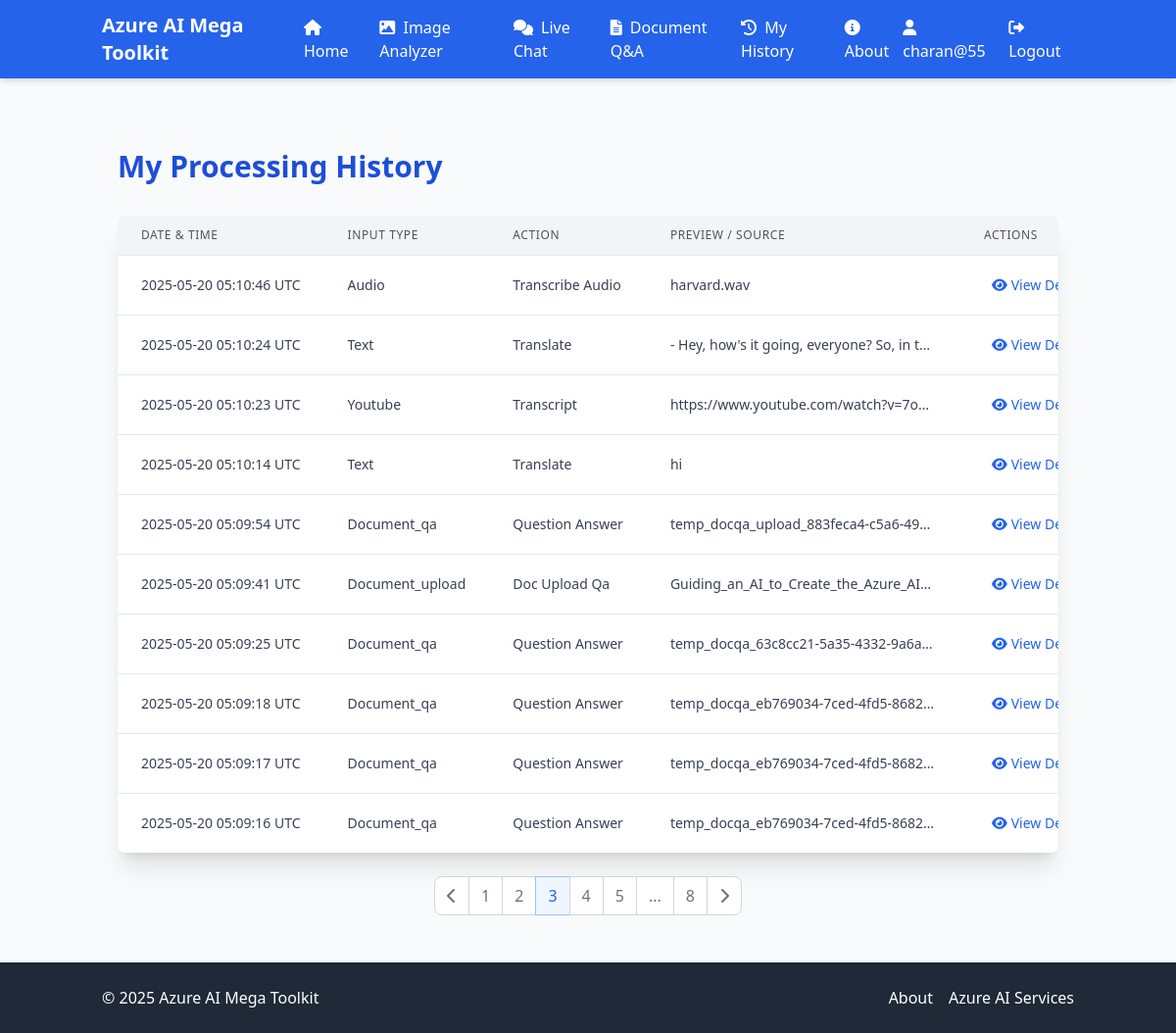
Screenshot of /my-summaries?page=3 (signed in) with the database file from the repository.
### app.py (models this page shows, shortened)
class User(UserMixin, db.Model):
    __tablename__ = 'user'
    id = db.Column(db.Integer, primary_key=True)
    username = db.Column(db.String(80), unique=True, nullable=False)
    password_hash = db.Column(db.String(256), nullable=False)
    summaries = db.relationship('Summary', backref='user', lazy='dynamic', cascade="all, delete-orphan")

class Summary(db.Model):
    __tablename__ = 'summary'
    id = db.Column(db.Integer, primary_key=True)
    input_type = db.Column(db.String(50), nullable=False)
    action_type = db.Column(db.String(50), nullable=False)
    original_content_preview = db.Column(db.Text, nullable=True)
    processed_content = db.Column(db.JSON, nullable=True)
    details_json = db.Column(db.JSON, nullable=True)
    timestamp = db.Column(db.DateTime, default=lambda: datetime.now(timezone.utc))
    user_id = db.Column(db.Integer, db.ForeignKey('user.id', ondelete='CASCADE'), nullable=False)
    def to_dict(self):
        return {'id': self.id, 'input_type': self.input_type, 'action_type': self.action_type,
                'original_content_preview': self.original_content_preview,
                'processed_content': self.processed_content, 'details_json': self.details_json,
                'timestamp': self.timestamp.isoformat() if self.timestamp else None, 'user_id': self.user_id}

### app.py (the view)
@app.route('/my-summaries')
@login_required
def my_summaries():
    page = request.args.get('page', 1, type=int); per_page = 10
    summaries_pagination_obj = db.session.query(Summary).filter_by(user_id=current_user.id)\
        .order_by(Summary.timestamp.desc()).paginate(page=page, per_page=per_page, error_out=False)
    summaries_list_for_json = []
    if summaries_pagination_obj:
        summaries_list_for_json = [s.to_dict() for s in summaries_pagination_obj.items]
    try:
        summaries_json_str = json.dumps(summaries_list_for_json)
    except TypeError as e:
        logger.error(f"Error serializing summaries for my_summaries page: {e}", exc_info=True)
        summaries_json_str = "[]"
    return render_template('my_summaries.html', summaries=summaries_pagination_obj, summaries_json=summaries_json_str)

### app.py (called while the page is built)
@login_manager.user_loader
def load_user(user_id: str) -> Optional[User]:
    try: return db.session.get(User, int(user_id))
    except Exception as e: logger.error(f"Failed to load user by ID: {user_id}", exc_info=True); return None

@app.context_processor
def inject_current_year(): return {'current_year': datetime.now(timezone.utc).year}

### templates/my_summaries.html (shortened to what this page needs)
{% extends "base.html" %}
{% block content %}
<div class="max-w-6xl mx-auto px-4 py-8">
    <div class="flex justify-between items-center mb-8">
        <h1 class="text-3xl font-bold text-blue-700">My Processing History</h1>
    </div>
    {% if summaries and summaries.items %}
    <div class="bg-white shadow-xl rounded-lg overflow-hidden">
        <div class="overflow-x-auto">
            <table class="min-w-full divide-y divide-gray-200">
                <thead class="bg-gray-100">
                    <tr>
                        <th scope="col" class="px-6 py-3 text-left text-xs font-medium text-gray-600 uppercase tracking-wider">
                            Date & Time
                        </th>
                        <th scope="col" class="px-6 py-3 text-left text-xs font-medium text-gray-600 uppercase tracking-wider">
                            Input Type
                        </th>
                        <th scope="col" class="px-6 py-3 text-left text-xs font-medium text-gray-600 uppercase tracking-wider">
                            Action
                        </th>
                        <th scope="col" class="px-6 py-3 text-left text-xs font-medium text-gray-600 uppercase tracking-wider">
                            Preview / Source
                        </th>
                        <th scope="col" class="px-6 py-3 text-left text-xs font-medium text-gray-600 uppercase tracking-wider">
                            Actions
                        </th>
                    </tr>
                </thead>
                <tbody class="bg-white divide-y divide-gray-200">
                    {% for summary_item in summaries.items %}
                    <tr class="hover:bg-gray-50 transition-colors duration-150">
                        <td class="px-6 py-4 whitespace-nowrap text-sm text-gray-700">
                            {{ summary_item.timestamp.strftime('%Y-%m-%d %H:%M:%S') if summary_item.timestamp else 'N/A' }} UTC
                        </td>
                        <td class="px-6 py-4 whitespace-nowrap text-sm text-gray-700">
                            {{ summary_item.input_type | default('N/A') | capitalize }}
                        </td>
                        <td class="px-6 py-4 whitespace-nowrap text-sm text-gray-700">
                            {{ summary_item.action_type.replace('_', ' ') | default('N/A') | title }}
                        </td>
                        <td class="px-6 py-4 text-sm text-gray-700 max-w-xs truncate" title="{{ summary_item.original_content_preview | default('') | escape }}">
                            {{ summary_item.original_content_preview | default('N/A') | truncate(80, True) | escape }}
                        </td>
                        <td class="px-6 py-4 whitespace-nowrap text-sm font-medium">
                            <button onclick="showSummaryDetailsModal({{ summary_item.id }})" class="text-blue-600 hover:text-blue-800 transition-colors duration-150 mr-3 focus:outline-none focus:ring-2 focus:ring-blue-500 rounded px-2 py-1">
                                <i class="fas fa-eye mr-1"></i>View Details
                            </button>
                        </td>
                    </tr>
                    {% endfor %}
                </tbody>
            </table>
        </div>
    </div>
    {% if summaries.pages > 1 %}
    <nav class="mt-8 flex justify-center" aria-label="Pagination">
        <ul class="inline-flex items-center -space-x-px">
            {% if summaries.has_prev %}
            <li>
                <a href="{{ url_for('my_summaries', page=summaries.prev_num) }}"
                   class="py-2 px-3 ml-0 leading-tight text-gray-500 bg-white rounded-l-lg border border-gray-300 hover:bg-gray-100 hover:text-gray-700">
                    <i class="fas fa-chevron-left"></i>
                </a>
            </li>
            {% endif %}
            {% for page_num in summaries.iter_pages(left_edge=1, right_edge=1, left_current=2, right_current=2) %}
                {% if page_num %}
                    {% if summaries.page == page_num %}
                    <li>
                        <a href="#" aria-current="page"
                           class="py-2 px-3 leading-tight text-blue-600 bg-blue-50 border border-blue-300 hover:bg-blue-100 hover:text-blue-700 z-10">
                            {{ page_num }}
                        </a>
                    </li>
                    {% else %}
                    <li>
                        <a href="{{ url_for('my_summaries', page=page_num) }}"
                           class="py-2 px-3 leading-tight text-gray-500 bg-white border border-gray-300 hover:bg-gray-100 hover:text-gray-700">
                            {{ page_num }}
                        </a>
                    </li>
                    {% endif %}
                {% else %}
                    {% if loop.revindex0 != 0 and loop.index0 != 0 %}
                        <li>
                            <span class="py-2 px-3 leading-tight text-gray-500 bg-white border border-gray-300">...</span>
                        </li>
                    {% endif %}
                {% endif %}
            {% endfor %}
            {% if summaries.has_next %}
            <li>
                <a href="{{ url_for('my_summaries', page=summaries.next_num) }}"
                   class="py-2 px-3 leading-tight text-gray-500 bg-white rounded-r-lg border border-gray-300 hover:bg-gray-100 hover:text-gray-700">
                    <i class="fas fa-chevron-right"></i>
                </a>
            </li>
            {% endif %}
        </ul>
    </nav>
    {% endif %}
    {% endif %}
</div>
{% endblock %}

### templates/base.html (shortened to what this page needs)
<!DOCTYPE html>
<html lang="en">
<head>
    <script src="https://cdn.tailwindcss.com"></script>
    <link rel="stylesheet" href="https://cdnjs.cloudflare.com/ajax/libs/font-awesome/6.0.0-beta3/css/all.min.css">
    <link rel="stylesheet" href="{{ url_for('static', filename='style.css') }}">
</head>
<body class="bg-gray-50 min-h-screen flex flex-col">
    <nav class="bg-blue-600 text-white shadow-md">
        <div class="container mx-auto px-4 py-3">
            <div class="flex justify-between items-center">
                <div class="flex items-center space-x-4">
                    <a href="{{ url_for('index') }}" class="text-xl font-bold">Azure AI Mega Toolkit</a>
                    <div class="hidden md:flex space-x-4">
                        <a href="{{ url_for('index') }}" class="hover:text-blue-200 transition">
                            <i class="fas fa-home mr-1"></i> Home
                        </a>
                        {% if current_user.is_authenticated %}
                        <a href="{{ url_for('image_analyzer_page') }}" class="hover:text-blue-200 transition">
                            <i class="fas fa-image mr-1"></i> Image Analyzer
                        </a>
                        <a href="{{ url_for('live_chat_page') }}" class="hover:text-blue-200 transition">
                            <i class="fas fa-comments mr-1"></i> Live Chat
                        </a>
                        <a href="{{ url_for('doc_qa_page') }}" class="hover:text-blue-200 transition">
                            <i class="fas fa-file-alt mr-1"></i> Document Q&A
                        </a>
                        <a href="{{ url_for('my_summaries') }}" class="hover:text-blue-200 transition">
                            <i class="fas fa-history mr-1"></i> My History
                        </a>
                        {% endif %}
                        <a href="{{ url_for('about') }}" class="hover:text-blue-200 transition">
                            <i class="fas fa-info-circle mr-1"></i> About
                        </a>
                    </div>
                </div>
                <div class="flex items-center space-x-4">
                    {% if current_user.is_authenticated %}
                    <span class="hidden md:inline">
                        <i class="fas fa-user mr-1"></i> {{ current_user.username }}
                    </span>
                    <a href="{{ url_for('logout') }}" class="hover:text-blue-200 transition">
                        <i class="fas fa-sign-out-alt mr-1"></i> Logout
                    </a>
                    {% endif %}
                </div>
            </div>
        </div>
    </nav>
    <div class="container mx-auto px-4 py-2">
    </div>
    <main class="container mx-auto px-4 py-6 flex-grow">
        {% block content %}{% endblock %}
    </main>
    <footer class="bg-gray-800 text-white py-6">
        <div class="container mx-auto px-4">
            <div class="flex flex-col md:flex-row justify-between items-center">
                <div class="mb-4 md:mb-0">
                    <p>&copy; {{ current_year }} Azure AI Mega Toolkit</p>
                </div>
                <div class="flex space-x-4">
                    <a href="{{ url_for('about') }}" class="hover:text-blue-300 transition">About</a>
                    <a href="https://azure.microsoft.com/services/cognitive-services/" target="_blank" class="hover:text-blue-300 transition">Azure AI Services</a>
                </div>
            </div>
        </div>
    </footer>
</body>
</html>

### rows the page displays
User: username "charan@55"
Summary: timestamp "2025-05-20 05:10:46", input_type "Audio", action_type.replace "Transcribe Audio", original_content_preview "harvard.wav"
Summary: timestamp "2025-05-20 05:10:24", input_type "Text", action_type.replace "Translate", original_content_preview "- Hey, how's it going, everyone? So, in t…"
Summary: timestamp "2025-05-20 05:10:23", input_type "Youtube", action_type.replace "Transcript", original_content_preview "https://www.youtube.com/watch?v=7o…"
Summary: timestamp "2025-05-20 05:10:14", input_type "Text", action_type.replace "Translate", original_content_preview "hi"
Summary: timestamp "2025-05-20 05:09:54", input_type "Document_qa", action_type.replace "Question Answer", original_content_preview "temp_docqa_upload_883feca4-c5a6-49…"
Summary: timestamp "2025-05-20 05:09:41", input_type "Document_upload", action_type.replace "Doc Upload Qa", original_content_preview "Guiding_an_AI_to_Create_the_Azure_AI…"
Summary: timestamp "2025-05-20 05:09:25", input_type "Document_qa", action_type.replace "Question Answer", original_content_preview "temp_docqa_63c8cc21-5a35-4332-9a6a…"
Summary: timestamp "2025-05-20 05:09:18", input_type "Document_qa", action_type.replace "Question Answer", original_content_preview "temp_docqa_eb769034-7ced-4fd5-8682…"
Summary: timestamp "2025-05-20 05:09:17", input_type "Document_qa", action_type.replace "Question Answer", original_content_preview "temp_docqa_eb769034-7ced-4fd5-8682…"
Summary: timestamp "2025-05-20 05:09:16", input_type "Document_qa", action_type.replace "Question Answer", original_content_preview "temp_docqa_eb769034-7ced-4fd5-8682…"

### other values shown
{{ page_num }} "1" "2" "4" "5" "8"
{{ page_num }} "3"
